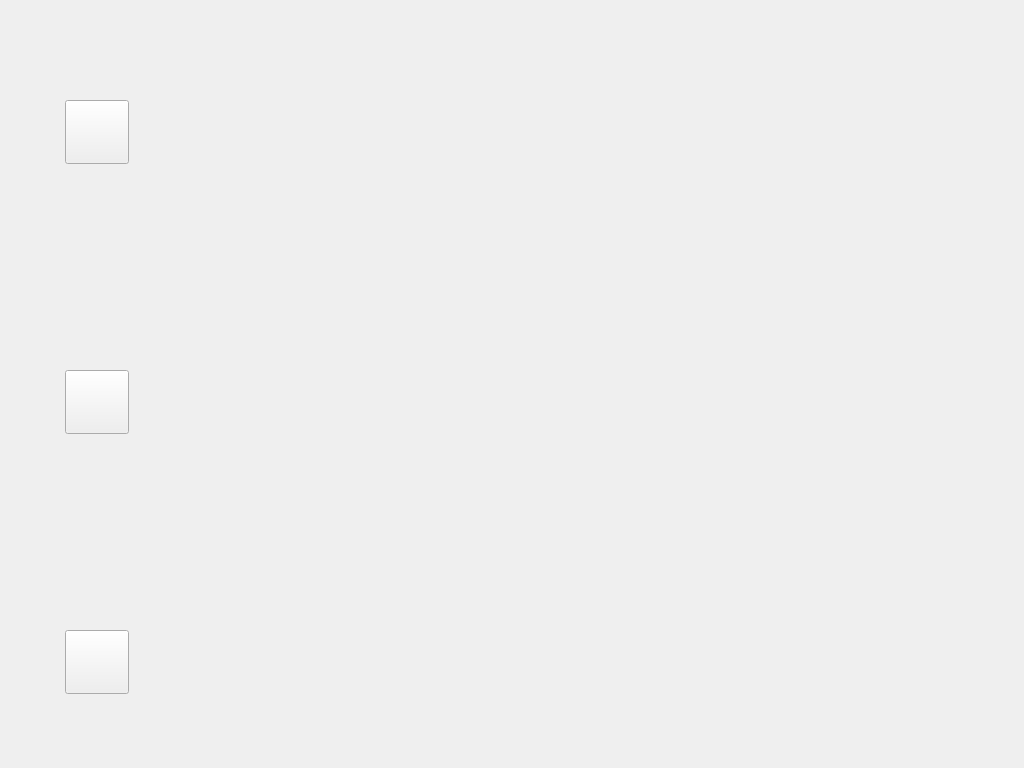
<?xml version="1.0" encoding="UTF-8"?>
<ui version="4.0">
 <class>principal</class>
 <widget class="QWidget" name="principal">
  <property name="geometry">
   <rect>
    <x>0</x>
    <y>0</y>
    <width>1024</width>
    <height>768</height>
   </rect>
  </property>
  <property name="maximumSize">
   <size>
    <width>1024</width>
    <height>768</height>
   </size>
  </property>
  <property name="windowTitle">
   <string>Form</string>
  </property>
  <property name="windowIcon">
   <iconset resource="resources.qrc">
    <normaloff>:/images/icon_png</normaloff>:/images/icon_png</iconset>
  </property>
  <widget class="QWidget" name="formLayoutWidget">
   <property name="geometry">
    <rect>
     <x>200</x>
     <y>70</y>
     <width>831</width>
     <height>701</height>
    </rect>
   </property>
   <layout class="QFormLayout" name="layoutContenu">
    <property name="sizeConstraint">
     <enum>QLayout::SetMaximumSize</enum>
    </property>
    <property name="labelAlignment">
     <set>Qt::AlignJustify|Qt::AlignVCenter</set>
    </property>
    <property name="formAlignment">
     <set>Qt::AlignJustify|Qt::AlignVCenter</set>
    </property>
    <property name="horizontalSpacing">
     <number>6</number>
    </property>
    <property name="leftMargin">
     <number>175</number>
    </property>
    <property name="rightMargin">
     <number>175</number>
    </property>
   </layout>
  </widget>
  <widget class="QWidget" name="widgetMenu" native="true">
   <property name="geometry">
    <rect>
     <x>0</x>
     <y>0</y>
     <width>200</width>
     <height>1024</height>
    </rect>
   </property>
   <widget class="QPushButton" name="btn_analyser">
    <property name="geometry">
     <rect>
      <x>65</x>
      <y>100</y>
      <width>64</width>
      <height>64</height>
     </rect>
    </property>
    <property name="cursor">
     <cursorShape>ClosedHandCursor</cursorShape>
    </property>
    <property name="mouseTracking">
     <bool>true</bool>
    </property>
    <property name="styleSheet">
     <string notr="true"/>
    </property>
    <property name="text">
     <string/>
    </property>
    <property name="icon">
     <iconset resource="resources.qrc">
      <normaloff>:/images/loupe</normaloff>:/images/loupe</iconset>
    </property>
    <property name="iconSize">
     <size>
      <width>64</width>
      <height>64</height>
     </size>
    </property>
   </widget>
   <widget class="QPushButton" name="btn_ajoutPoisson">
    <property name="geometry">
     <rect>
      <x>65</x>
      <y>370</y>
      <width>64</width>
      <height>64</height>
     </rect>
    </property>
    <property name="cursor">
     <cursorShape>PointingHandCursor</cursorShape>
    </property>
    <property name="text">
     <string/>
    </property>
    <property name="icon">
     <iconset resource="resources.qrc">
      <normaloff>:/images/poisson</normaloff>:/images/poisson</iconset>
    </property>
    <property name="iconSize">
     <size>
      <width>64</width>
      <height>64</height>
     </size>
    </property>
   </widget>
   <widget class="QPushButton" name="btn_telechargerPoisson">
    <property name="geometry">
     <rect>
      <x>65</x>
      <y>630</y>
      <width>64</width>
      <height>64</height>
     </rect>
    </property>
    <property name="cursor">
     <cursorShape>PointingHandCursor</cursorShape>
    </property>
    <property name="text">
     <string/>
    </property>
    <property name="icon">
     <iconset resource="resources.qrc">
      <normaloff>:/images/cloud</normaloff>:/images/cloud</iconset>
    </property>
    <property name="iconSize">
     <size>
      <width>64</width>
      <height>64</height>
     </size>
    </property>
   </widget>
  </widget>
  <widget class="QLabel" name="TitleLabel">
   <property name="geometry">
    <rect>
     <x>250</x>
     <y>20</y>
     <width>721</width>
     <height>41</height>
    </rect>
   </property>
   <property name="font">
    <font>
     <pointsize>20</pointsize>
     <weight>75</weight>
     <bold>true</bold>
    </font>
   </property>
   <property name="text">
    <string/>
   </property>
   <property name="alignment">
    <set>Qt::AlignCenter</set>
   </property>
  </widget>
 </widget>
 <resources>
  <include location="resources.qrc"/>
 </resources>
 <connections/>
</ui>
